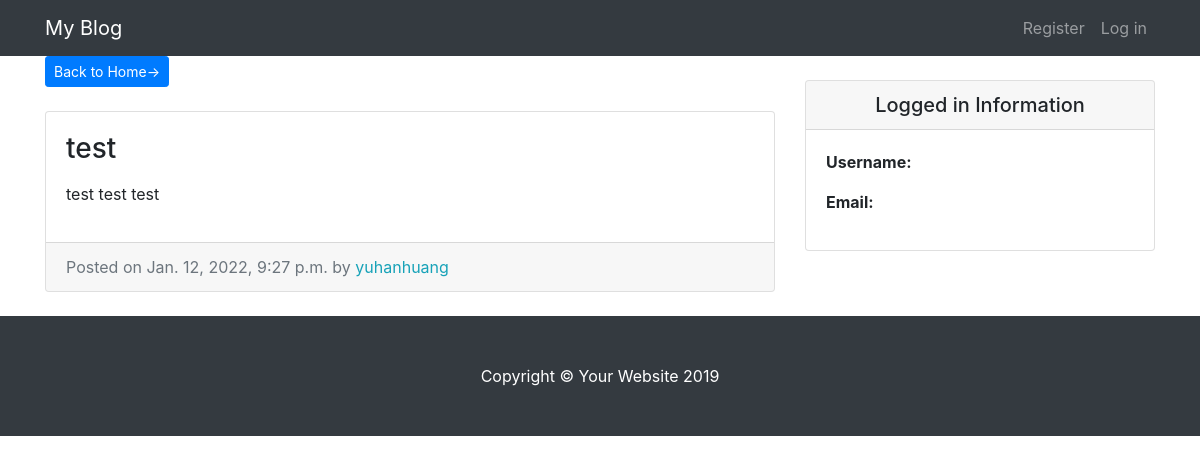
Screenshot of /entry/6/ with the database file from the repository.
### entries/models.py (models this page shows, shortened)
class Entry(models.Model):
    entry_title = models.CharField(max_length=50)
    entry_text = models.TextField()
    entry_date = models.DateTimeField(auto_now_add=True)
    entry_author = models.ForeignKey(User, on_delete=models.CASCADE)
    class Meta:
        verbose_name_plural = "entries"

### entries/views.py (the view)
# urls.py: path('entry/<int:pk>/', EntryView.as_view(), name='entry-detail' ),
class EntryView(DetailView):
    model = Entry
    template_name = 'entries/entry_detail.html'

### entries/templates/entries/entry_detail.html
{% extends "entries/base.html" %}
{% block content %}
      <div class="col-md-8">
        <a href="{% url 'blog-home' %}" class="btn btn-primary btn-sm">Back to Home&rarr;</a>
        <div class="card mb-4 mt-4">
          <div class="card-body">
            <h3 class="card-title">{{ object.entry_title }}</h3>
            <p class="card-text">{{ object.entry_text | linebreaks }}</p>
          </div>
          <div class="card-footer text-muted">
            Posted on {{ object.entry_date }} by
            <span class= "text-info mr-2">{{ object.entry_author }}</span>
          </div>
        </div>
      </div>
{% endblock %}

### entries/static/entries/css/blog-home.css (style rules this page uses)
body { padding-top: 56px; }

### rows the page displays
Entry: entry_title "test", entry_text "test test test", entry_date "Jan. 12, 2022, 9:27 p.m.", entry_author "yuhanhuang"
